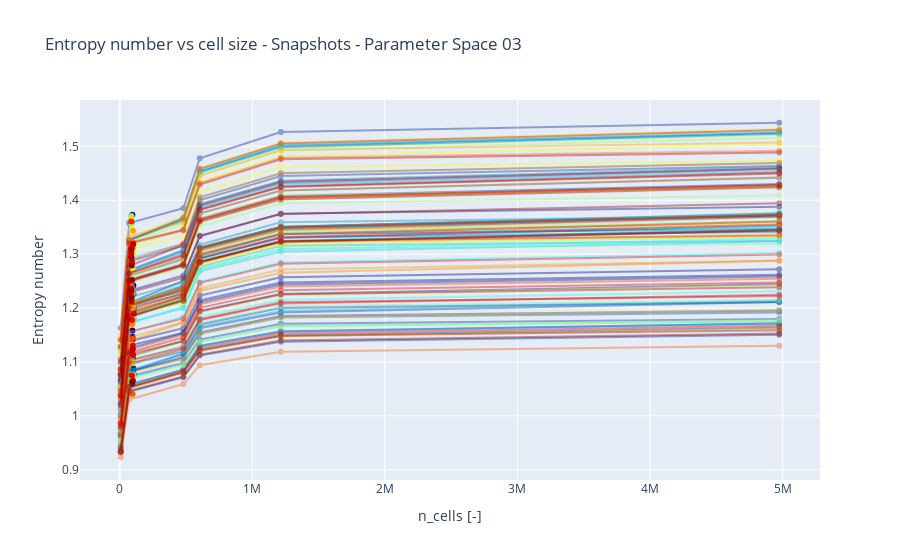

Notebook code cell kept with this figure:
### Code cell
fig = go.Figure()

squarred_errors = np.zeros((N_SNAPS, len(mapped_folders)))
for idx_snap in range(N_SNAPS):
    entropies = []
    cell_sizes = []
    mapped_meshes = []


    for key, value in mapped_dic.items():
        entropies.append(value["entropy_num"][idx_snap])
        cell_sizes.append(value["n_cells"])
        mapped_meshes.append(key)
        
    sorted_indices = np.argsort(np.array(cell_sizes))
    entropies = np.array(entropies)[sorted_indices]
    cell_sizes = np.array(cell_sizes)[sorted_indices]
    mapped_meshes_sorted = [mapped_meshes[i] for i in sorted_indices]
    
    original_n_cells = original_dic["original"]["n_cells"][idx_snap]
    original_entropy_num = original_dic["original"]["entropy_num"][idx_snap]
    
    rel_error = (entropies - original_entropy_num) / original_entropy_num
    squarred_errors[idx_snap, :] = (entropies - original_entropy_num)**2
    
    mapped_meshes_sorted = np.array(mapped_meshes_sorted, dtype=object)
    # Stack into 2D array: shape (n_points, 2)
    custom_data = np.column_stack((mapped_meshes_sorted, rel_error))
    
    fig.add_trace(go.Scatter(x=cell_sizes,
                             y=entropies,
                                mode='lines + markers',
                                name=f"{idx_snap:03d}",
                                opacity=0.4,#
                                customdata=custom_data,
                                hovertemplate=
                                    'Cells: %{x}<br>'
                                    'Entropy number: %{y}<br>'
                                    'Mapped: %{customdata[0]}<br>'
                                    'Rel Error: %{customdata[1]:.3f}<extra></extra>',
                                line=dict(color=colors[idx_snap])
                ))
    
    fig.add_trace(go.Scatter(x=[original_n_cells],
                             y=[original_entropy_num],
                             mode='markers',
                             name=f"{idx_snap:03d} - org",
                            #  opacity=0.4,
                             line=dict(color=colors[idx_snap] ) #"black")
                ))
    
fig.update_layout(
    # xaxis_tickformat='.2e',  # Format x-axis numbers to 2 decimal places
    # yaxis_tickformat='.2f',  # Format y-axis numbers to 2 decimal places
    showlegend=False,        # Hide the legend
    title=f"Entropy number vs cell size - Snapshots - Parameter Space {PARAMETER_SPACE}",       # Optional: add a title
    xaxis_title="n_cells [-]",    # Optional: label for x-axis
    yaxis_title="Entropy number"     # Optional: label for y-axis
)

fig.write_image(mapped_root / "Training_Diff_EntropyGeneration.png")
fig.show()
